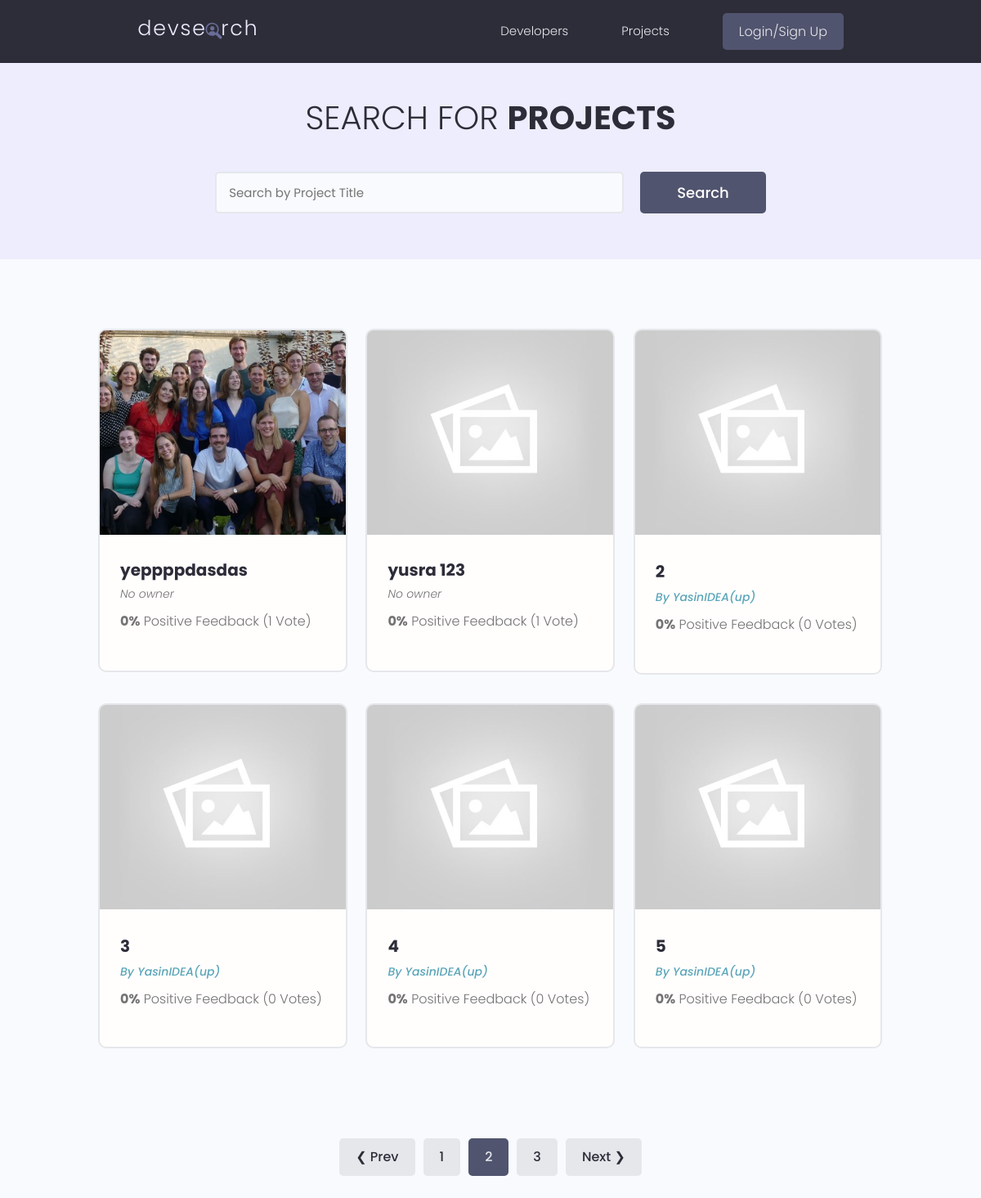
Screenshot of /projects/?page=2 with the database file from the repository.
### projects/models.py (models this page shows, shortened)
class Project(models.Model):
    owner = models.ForeignKey(Profile, null=True, blank=True, on_delete=models.CASCADE)
    title = models.CharField(max_length=200)
    description = models.TextField(null=True, blank=True)
    featured_image = models.ImageField(null=True, blank=True, default="default.jpg")
    demo_link = models.CharField(max_length=2000, null=True, blank=True)
    source_link = models.CharField(max_length=2000, null=True, blank=True)
    tags = models.ManyToManyField("Tag", blank=True)
    vote_total = models.IntegerField(default=0, null=True, blank=True)
    vote_ratio = models.IntegerField(default=0, null=True, blank=True)
    created = models.DateTimeField(auto_now_add=True)
    id = models.UUIDField(
        default=uuid.uuid4, unique=True, primary_key=True, editable=False
    )
    class Meta:
        ordering = ["-vote_ratio", "-vote_total", "title"]  # "-" in descending order
    @property
    def imageURL(self):
        try:
            url = self.featured_image.url
        except:
            url = ""
        return url

### users/models.py (models this page shows, shortened)
class Profile(models.Model):
    user = models.OneToOneField(User, on_delete=models.CASCADE, null=True, blank=True)
    name = models.CharField(max_length=200, null=True, blank=True)
    email = models.EmailField(max_length=500, null=True, blank=True)
    username = models.CharField(max_length=200, null=True, blank=True)
    location = models.CharField(max_length=200, null=True, blank=True)
    short_intro = models.CharField(max_length=200, null=True, blank=True)
    bio = models.TextField(null=True, blank=True)
    profile_image = models.ImageField(
        null=True,
        blank=True,
        upload_to="profiles/",
        default="profiles/user-default.png",
    )
    social_github = models.CharField(max_length=200, null=True, blank=True)
    social_twitter = models.CharField(max_length=200, null=True, blank=True)
    social_linkedin = models.CharField(max_length=200, null=True, blank=True)
    social_youtube = models.CharField(max_length=200, null=True, blank=True)
    social_website = models.CharField(max_length=200, null=True, blank=True)
    created = models.DateTimeField(auto_now_add=True)
    id = models.UUIDField(
        default=uuid.uuid4, unique=True, primary_key=True, editable=False
    )
    class Meta:
        ordering = [
            "created",
        ]  # in ascending order

### projects/views.py (the view)
# urls.py: path("projects/", views.getProjets),
def projects(request):
    projects, search_query = searchProjects(request)
    custom_range, projects = paginateProjets(request, projects, 6)
    context = {
        "projects": projects,
        "search_query": search_query,
        "custom_range": custom_range,
    }
    return render(request, "projects/projects.html", context)

### projects/utils.py (called while the page is built)
def paginateProjets(request, projects, results):
    page = request.GET.get("page")
    p = Paginator(projects, results)
    try:
        projects = p.page(page)
    except PageNotAnInteger:  # if page is not passed in
        page = 1
        projects = p.page(page)
    except EmptyPage:  # if user goes to a page does exist like 10000...
        page = p.num_pages  # return last page
        projects = p.page(page)
    leftIndex = int(page) - 4
    if leftIndex < 1:
        leftIndex = 1
    rightIndex = int(page) + 5
    if rightIndex > p.num_pages:
        rightIndex = p.num_pages + 1
    custom_range = range(leftIndex, rightIndex)
    return custom_range, projects

def searchProjects(request):
    search_query = ""
    if request.GET.get("search_query"):
        search_query = request.GET.get("search_query")
    tags = Tag.objects.filter(name__icontains=search_query)
    projects = Project.objects.distinct().filter(
        Q(title__icontains=search_query)
        | Q(description__icontains=search_query)
        | Q(owner__name__icontains=search_query)
        | Q(tags__in=tags)
    )
    return projects, search_query

### projects/templates/projects/projects.html (shortened to what this page needs)
{% extends 'main.html' %}
{% block content %}
<main class="projects">
    <section class="hero-section text-center">
        <div class="container container--narrow">
            <div class="hero-section__box">
                <h2>Search for <span>Projects</span></h2>
            </div>
            <div class="hero-section__search">
                <form id="searchForm" class="form" action="{% url 'projects' %}" method="get">
                    <div class="form__field">
                        <input class="input input--text" id="formInput#search" type="text" name="search_query"
                            placeholder="Search by Project Title"  value="{{search_query}}"/>
                    </div>
                    <input class="btn btn--sub btn--lg" type="submit" value="Search" />
                </form>
            </div>
        </div>
    </section>
    <section class="projectsList">
        <div class="container">
            <div class="grid grid--three">
                {% for project in projects %}
                <div class="column">
                    <div class="card project">
                        <a href="{% url 'project' project.id %}" class="project">
                            <img class="project__thumbnail" src="{{project.imageURL}}" alt="project thumbnail" />
                            <div class="card__body">
                                <h3 class="project__title">{{ project.title }}</h3>
                                <p>
                                    {% if project.owner %}
                                    <a class="project__author" href="{% url 'user-profile' project.owner.id %}">By {{ project.owner.name}}</a>
                                    {% else %}
                                    <span class="project__author">No owner</span>
                                    {% endif %}
                                </p>
                                <p class="project--rating">
                                    <span style="font-weight: bold;">{{project.vote_ratio}}%</span> Positive
                                    Feedback ({{project.vote_total}} Vote{{project.vote_total|pluralize:"s"}})
                                </p>
                            </div>
                        </a>
                    </div>
                </div>
                {% endfor %}
            </div>
        </div>
    </section>
{% include 'pagination.html'  with queryset=projects custom_range=custom_range%}
</main>
{% endblock %}

### static/styles/app.css (style rules this page uses)
:root { --color-sub: #2d2d39; }
.btn--sub { background-color: var(--color-sub-light); }
.card { border: 2px solid var(--color-light); }
img { width: 100%; }
.hero-section { height: 40vh; display: flex; align-items: center; background-color: var(--color-sub); }
.hero-section__box { margin-bottom: 4rem; }
.hero-section__box > h2, .hero-section__box > h2 > span { font-size: 4rem; color: var(--color-light); line-height: 1.3; text-transform: uppercase; }
.hero-section__box > h2 { font-weight: 300; }
.hero-section__box > h2 > span { font-weight: 700; }
.hero-section__search > .form { display: flex; align-items: center; justify-content: center; gap: 2rem; }
.hero-section__search > .form input.input--text { width: 50rem; }
.project__author { font-size: 1.4rem; font-style: italic; }
.project--rating { margin-bottom: 1.6em; margin-top: .5em; }
.projects > .hero-section { background: var(--color-sub-lighter); height: 30vh; }
.projects .hero-section__box { margin-bottom: 2.5rem; }
.projects .hero-section__box > h2 { color: var(--color-sub); }
.projects .hero-section__box > h2 > span { font-weight: 700; color: var(--color-sub); }
.projectsList { margin-top: 8rem; }
.project__thumbnail { height: 25rem; object-fit: cover; object-position: top center; }
.project__title { font-size: 2rem; font-weight: 700; color: var(--color-sub); }

### static/uikit/styles/modules/_variables.css (style rules this page uses)
:root { --color-main: #5aa5b9; --color-main-light: #e6faff; --color-sub: #3f4156; --color-sub-light: #51546e; --color-sub-lighter: #ededfd; --color-text: #737373; --color-gray: #8b8b8b; --color-light: #e5e7eb; --color-light-gray: #767676; --color-bg: #f8fafd; --color-white: #fffefd; --color-white-light: #f3f3f3; --color-success: #359e64; --color-success-bg: #def8e8; --color-error: #fc4b0b; --color-error-bg: #fff2ee; --font-base: 'Poppins', arial, helvetica, 'Segoe UI', roboto, ubuntu, sans-serif; --font-monospace: 'Fira Code', 'Courier New', courier, monospace; --font-regular: 300; --font-medium: 500; --font-bold: 700; --generic-shadow: 1px 1px 5px #00000010; --generic-transition: all 0.3s ease-in-out; }

### static/uikit/styles/modules/_base.css (style rules this page uses)
* { margin: 0; padding: 0; box-sizing: border-box; text-rendering: optimizeLegibility; color: inherit; font-size: inherit; }
html { font-size: 50%; }
@media only screen and (min-width: 480px) { html { font-size: 56.25%; } }
@media only screen and (min-width: 1200px) { html { font-size: 62.5%; } }
body { line-height: 1.6; font-weight: 400; font-size: 1.5rem; color: var(--color-text); background-color: var(--color-bg); min-height: 100vh; }

### static/uikit/styles/modules/_typography.css (style rules this page uses)
* { font-family: var(--font-base); }
h2 { font-size: 3.6rem; font-weight: var(--font-bold); }
h3 { font-size: 3.2rem; font-weight: var(--font-medium); }
p, span, strong { font-size: 1.6rem; color: var(--color-text); font-weight: var(--font-regular); }
a { padding-bottom: 2px; text-decoration: none; display: inline-block; color: var(--color-main); font-weight: var(--font-medium); }

### static/uikit/styles/modules/_utilities.css (style rules this page uses)
.container { width: 92%; max-width: 165rem; margin: 0 auto; box-sizing: border-box; }
.container--narrow { width: 92%; max-width: 120rem; }
@media screen and (min-width: 1000px) { .container { width: 90%; } }
@media screen and (min-width: 1000px) { .container--narrow { width: 85%; } }
@media screen and (min-width: 1200px) { .container { width: 80%; } }
@media screen and (min-width: 1200px) { .container--narrow { width: 72%; } }
.text-center { text-align: center; }

### static/uikit/styles/modules/_button.css (style rules this page uses)
.btn { display: inline-block; position: relative; cursor: pointer; background-color: var(--color-light); font-weight: var(--font-medium); color: var(--color-sub); text-decoration: none; padding: 1rem 2rem; border-radius: 0.5rem; border: none; width: -webkit-fit-content; width: -moz-fit-content; width: fit-content; height: -webkit-fit-content; height: -moz-fit-content; height: fit-content; font-size: 1.6rem; outline-width: 0; outline-color: transparent; -webkit-backface-visibility: hidden; backface-visibility: hidden; transition: all 0.3s ease-in-out; }
.btn--sub { background-color: var(--color-sub); color: var(--color-white); }
.btn--lg { font-size: 1.8rem; padding: 1.2rem 4.5rem; }

### static/uikit/styles/modules/_card.css (style rules this page uses)
.card { border-radius: 1rem; background-color: var(--color-white); border: 1.5px solid var(--color-light); width: auto; height: auto; margin-top: 0.5rem; margin-bottom: 0.5rem; overflow: hidden; }
.card__body, .card__header { padding: 2rem 2.5rem; }

### rows the page displays
Project: imageURL (picture), title "yeppppdasdas", shows "No owner", vote_ratio "0", vote_total "1"
Project: imageURL (placeholder picture), title "yusra 123", shows "No owner", vote_ratio "0", vote_total "1"
Project: imageURL (placeholder picture), title "2", owner.name "YasinIDEA(up)", vote_ratio "0", vote_total "0"
Project: imageURL (placeholder picture), title "3", owner.name "YasinIDEA(up)", vote_ratio "0", vote_total "0"
Project: imageURL (placeholder picture), title "4", owner.name "YasinIDEA(up)", vote_ratio "0", vote_total "0"
Project: imageURL (placeholder picture), title "5", owner.name "YasinIDEA(up)", vote_ratio "0", vote_total "0"

### other values shown
{{ page }} "1" "3"
{{ page }} "2"
